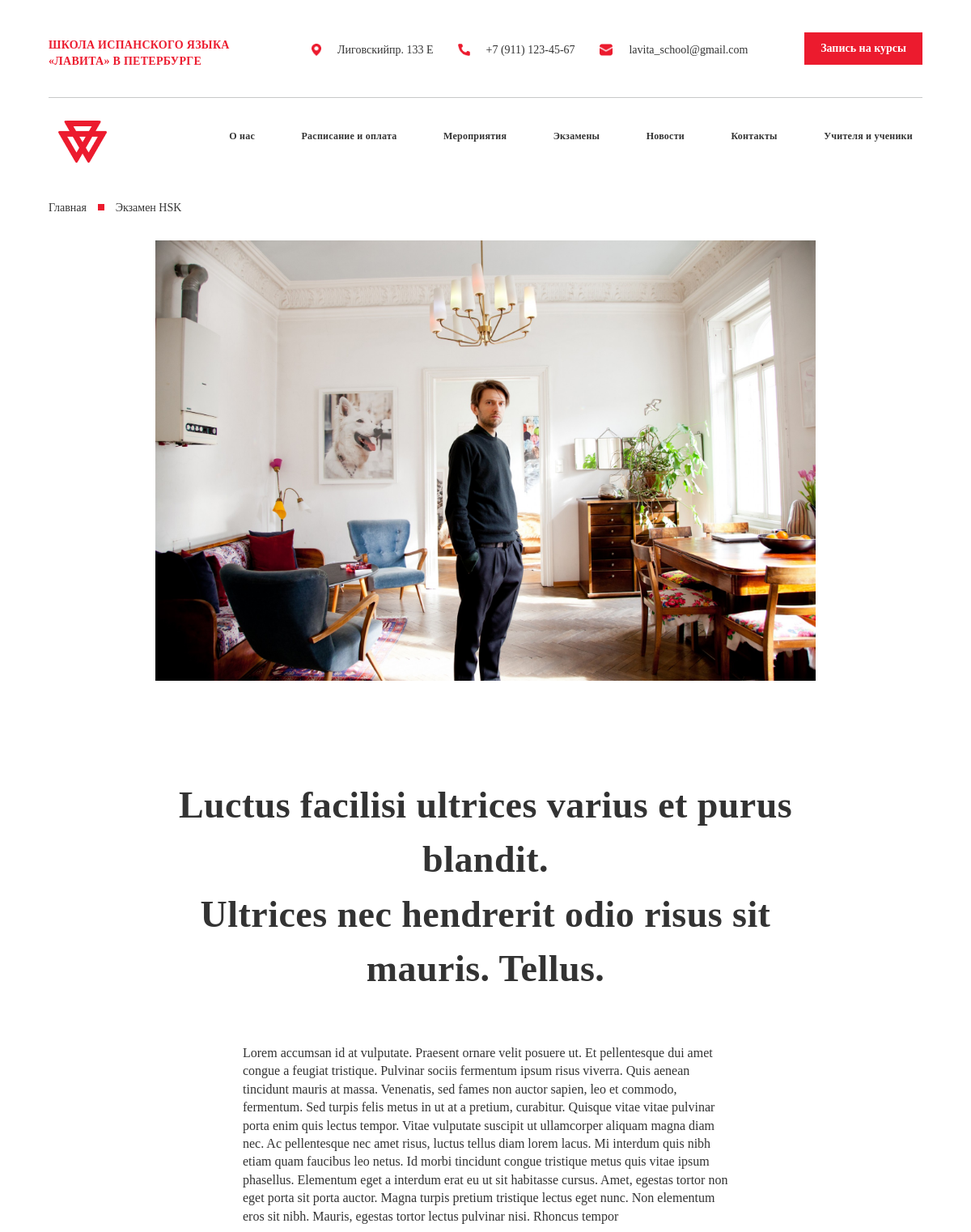
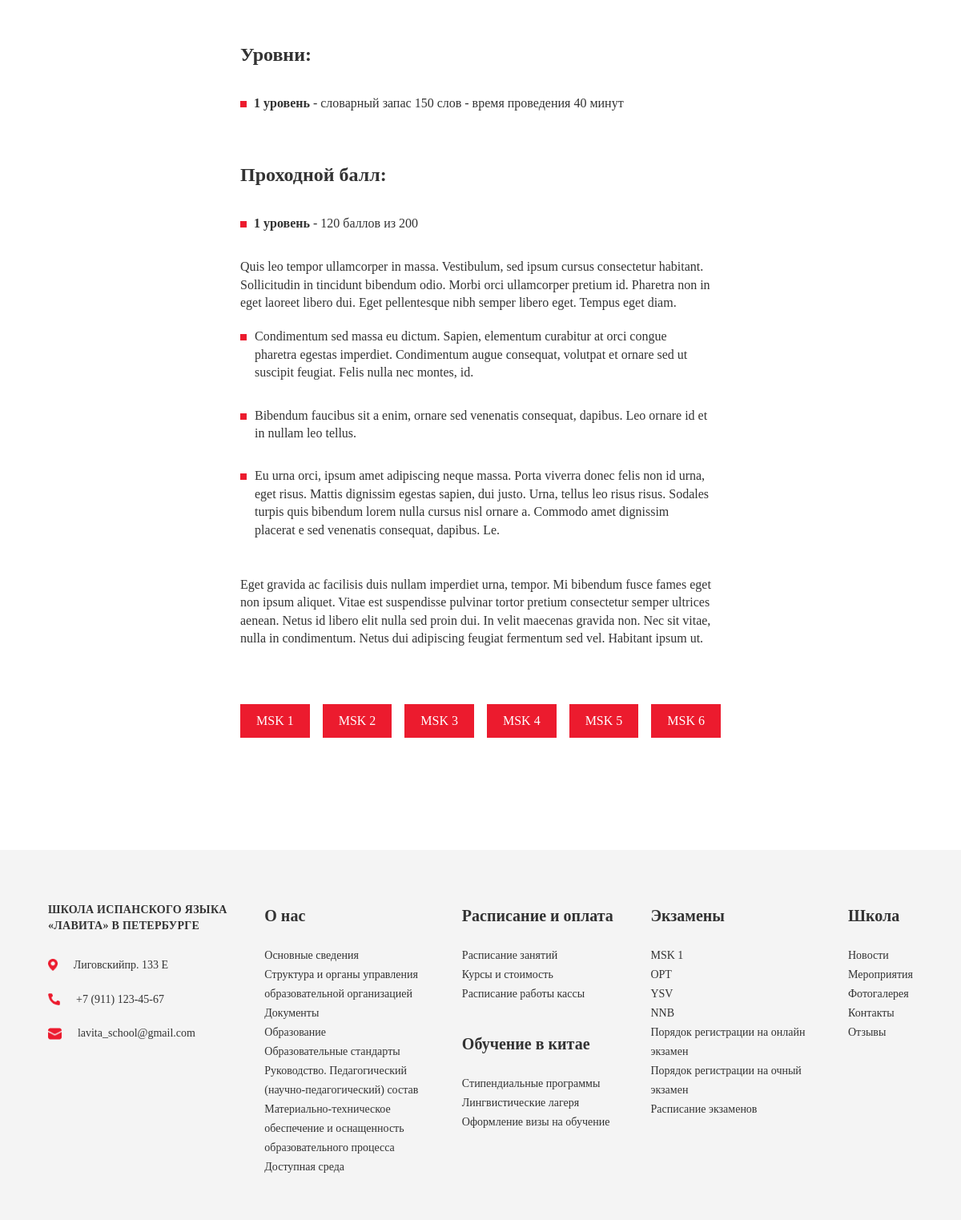
Page /exam/ on the committed database (2 pictures, top to bottom).
### schoolapp/models.py (models this page shows, shortened)
class Logo(models.Model):
    logo = models.CharField(max_length=50 , blank=True)
    image = models.ImageField()

class Exem_photo(models.Model):
    image = models.ImageField()

class Exem_text(models.Model):
    exam_text_1 = models.TextField()
    exam_text_2 = models.TextField()
    exam_text_3 = models.TextField()
    exam_text_4 = models.TextField()

class Exem_level(models.Model):
    level = models.CharField(max_length=30)
    words = models.CharField(max_length=30)
    minute = models.CharField(max_length=30)
    level_for_study = models.CharField(max_length=30)
    balls = models.CharField(max_length=30)
    all_balls = models.CharField(max_length=30)

class Exem_text_3(models.Model):
    exam_text_3 = models.TextField()

### schoolapp/views.py (the view)
# urls.py: path('exam/' , exam, name='exam'),
def exam(request):
    logo = Logo.objects.all()
    exem_text = Exem_text.objects.all()
    exem_text_3 = Exem_text_3.objects.all()
    exem_level = Exem_level.objects.all()
    exem_photo = Exem_photo.objects.all()
    context = {
        'logo':logo,
        'exem_text':exem_text,
        'exem_text_3':exem_text_3,
        'exem_level':exem_level,
        'exem_photo':exem_photo,
    }
    return render(request , 'exam.html' , context)

### templates/exam.html
{% load static %}
{% include 'header.html' %}
    <div class="container_1"> <a href="{% url 'index' %}" class="a">Главная </a> <img class="img_a" src="../static/style/IMG/Rectangle 55.png"
    alt=""> <a href="{% url 'exam' %}" class="a">Экзамен HSK</a></div>
    <div class="container_2">
        {% for i in exem_photo %}
        <img src="{{i.image.url}}" alt="" class="service_img">
        {% endfor %}
        <h1 class="ex_h1">Luctus facilisi ultrices varius et purus blandit. <br> Ultrices nec hendrerit odio risus sit mauris. Tellus.</h1>
    </div>
    {% for i in exem_text %}
    <div class="container_3">
        <div class="container_3_p">
            {{i.exam_text_1}}
        </div>
        {% for i in exem_level %}
        <div class="container_3_sp">
            <h5 class="container_3_sp_h5">Уровни:</h5>
            <div class="container_3_sp_all">
                <div class="container_3_sp_all_one"><img src="../static/style/IMG/Rectangle 55.png" alt="" class="container_3_sp_all_one_img"> <span class="container_3_sp_all_one_span"> {{i.level}} уровень</span> - словарный запас {{i.words}} слов - время проведения {{i.minute}} минут
                </div>
            </div>
        </div>
        <div class="container_3_sp">
            <h5 class="container_3_sp_h5">Проходной балл:</h5>
            <div class="container_3_sp_all">
                <div class="container_3_sp_all_one"><img src="../static/style/IMG/Rectangle 55.png" alt="" class="container_3_sp_all_one_img"> <span class="container_3_sp_all_one_span"> {{i.level_for_study}} уровень</span> - {{i.balls}} баллов из {{i.all_balls}}
                </div>
            </div>
        </div>
        {% endfor %}
        <div class="container_3_last">
            <p class="container_3_last_p1">{{i.exam_text_2}}</p>
            {% for i in exem_text_3 %}
            <div class="container_3_last_last_ps">
                <div class="container_3_last_last_p"><img style="height: 8px; width: 8px; margin-top: 8px; margin-right: 10px;" src="../static/style/IMG/Rectangle 55.png" alt="" class="container_3_sp_all_one_img"> <p class="container_3_last_last_p_p">{{i.exam_text_3}}</p></div>
            </div>
            {% endfor %}
            <p class="container_3_last_p1">{{i.exam_text_4}}</p>
        </div>
        <div style="display: flex; flex-wrap: wrap;" class="container_3_msks">
        <a style="margin-top: 10px;" href="" class="container_3_msk">MSK 1</a>
        <a style="margin-top: 10px;" href="" class="container_3_msk">MSK 2</a>
        <a style="margin-top: 10px;" href="" class="container_3_msk">MSK 3</a>
        <a style="margin-top: 10px;" href="" class="container_3_msk">MSK 4</a>
        <a style="margin-top: 10px;" href="" class="container_3_msk">MSK 5</a>
        <a style="margin-top: 10px;" href="" class="container_3_msk">MSK 6</a>
        </div>
    </div>
    {% endfor %}
    {% include 'footer.html' %}

### templates/header.html (shortened to what this page needs)
<!DOCTYPE html>
<html lang="en">
<head>
    <link rel="stylesheet" href="../static/style/style.css">
    <link rel="stylesheet" href="../static/style/style_2.css">
    <link href="https://cdn.jsdelivr.net/npm/bootstrap@5.3.3/dist/css/bootstrap.min.css" rel="stylesheet"
>
</head>
<body>
    <header>
        <div class="container_1">
            <nav class="nav1">
                <h1 class="nav1_h1">ШКОЛА ИСПАНСКОГО ЯЗЫКА <br>
                    «ЛАВИТА» В ПЕТЕРБУРГЕ</h1>
                <ul class="nav1_ul">
                    <li class="nav1_ul_li"><a class="nav1_ul_li" href=""><img src="../static/style/IMG/Vector (2).png" alt=""
                                class="nav1_ul_li_img">Лиговскийпр. 133 Е</a></li>
                    <li class="nav1_ul_li"><a class="nav1_ul_li" href=""><img src="../static/style/IMG/Vector (3).png" alt=""
                                class="nav1_ul_li_img">+7 (911) 123-45-67</a></li>
                    <li class="nav1_ul_li"><a class="nav1_ul_li" href=""><img src="../static/style/IMG/Vector (4).png" alt=""
                                class="nav1_ul_li_img">lavita_school@gmail.com</a></li>
                </ul>
                <a href="{% url 'contact' %}">
                  <button class="nav1_button">Запись на курсы</button>
                </a>
            </nav>
            <hr>
            <nav class="navbar navbar-expand-lg ">
                <div class="container-fluid nav2">
                  {% for i in logo %}
                  <div class="nav2_logo"><img src="{{i.image.url}}" alt="" class="nav2_logo_img"></div>
                  {% endfor %}
                  <div class="collapse navbar-collapse" id="navbarNav">
                    <ul class="navbar nav2_ul">
                        <li class="nav-item nav2_ul_li">
                            <a class=" nav2_ul_li_a" aria-current="page" href="{% url 'about' %}">О нас</a>
                          </li>
                          <li class="nav-item nav2_ul_li">
                            <a class=" nav2_ul_li_a" aria-current="page" href="{% url 'services' %}">Расписание и оплата</a>
                          </li>
                          <li class="nav-item nav2_ul_li">
                            <a class=" nav2_ul_li_a" aria-current="page" href="{% url 'evant' %}">Мероприятия</a>
                          </li>
                          <li class="nav-item nav2_ul_li">
                            <a class=" nav2_ul_li_a" aria-current="page" href="{% url 'exam' %}">Экзамены</a>
                          </li>
                          <li class="nav-item nav2_ul_li">
                            <a class=" nav2_ul_li_a" aria-current="page" href="{% url 'news' %}">Новости</a>
                          </li>
                          <li class="nav-item nav2_ul_li">
                            <a class=" nav2_ul_li_a" aria-current="page" href="{% url 'contact' %}">Контакты</a>
                          </li>
                          <li class="nav-item nav2_ul_li">
                            <a class=" nav2_ul_li_a" aria-current="page" href="{% url 'teachers' %}">Учителя и ученики</a>
                          </li>
                    </ul>
                  </div>
                </div>
              </nav>
        </div>
    </header>

### templates/footer.html (shortened to what this page needs)
    <footer>
        <div class="container_1">
            <div class="navs">
                <div class="nav3">
                    <h1 class="nav3_h1">ШКОЛА ИСПАНСКОГО ЯЗЫКА <br>
                        «ЛАВИТА» В ПЕТЕРБУРГЕ</h1>
                    <ul class="nav3_ul">
                        <li><a class="nav3_ul_li" href=""><img src="../static/style/IMG/Vector (2).png" alt=""
                                    class="nav1_ul_li_img">Лиговскийпр. 133 Е</a></li>
                        <li><a class="nav3_ul_li" href=""><img src="../static/style/IMG/Vector (3).png" alt=""
                                    class="nav1_ul_li_img">+7 (911) 123-45-67</a></li>
                        <li><a class="nav3_ul_li" href=""><img src="../static/style/IMG/Vector (4).png" alt=""
                                    class="nav1_ul_li_img">lavita_school@gmail.com</a></li>
                    </ul>
                    <div class="nav3_contacts">
                    </div>
                </div>
                <div class="nav3">
                    <h1><a class="nav3_h1_2" href="{% url 'about' %}">О нас</a></h1>
                    <ul class="nav3_ul_2">
                        <li><a class="nav3_ul_li_2" href="{% url 'about' %}">Основные сведения</a></li>
                        <li><a class="nav3_ul_li_2" href="{% url 'about' %}">Структура и органы управления образовательной
                                организацией</a></li>
                        <li><a class="nav3_ul_li_2" href="{% url 'about' %}">Документы</a></li>
                        <li><a class="nav3_ul_li_2" href="{% url 'about' %}">Образование</a></li>
                        <li><a class="nav3_ul_li_2" href="{% url 'about' %}">Образовательные стандарты</a></li>
                        <li><a class="nav3_ul_li_2" href="{% url 'about' %}">Руководство. Педагогический (научно-педагогический)
                                состав</a></li>
                        <li><a class="nav3_ul_li_2" href="{% url 'about' %}">Материально-техническое обеспечение и оснащенность
                                образовательного процесса</a></li>
                        <li><a class="nav3_ul_li_2" href="{% url 'about' %}">Доступная среда</a></li>
                    </ul>
                </div>
                <div class="nav3">
                    <div class="nav3">
                        <h1><a class="nav3_h1_2" href="">Расписание и оплата</a></h1>
                        <ul class="nav3_ul_2">
                            <li><a class="nav3_ul_li_2" href="{% url 'services' %}">Расписание занятий</a></li>
                            <li><a class="nav3_ul_li_2" href="{% url 'services' %}">Курсы и стоимость</a></li>
                            <li><a class="nav3_ul_li_2" href="{% url 'services' %}">Расписание работы кассы</a></li>
                        </ul>
                    </div>
                    <div class="nav3">
                        <h1><a class="nav3_h1_2" href="">Обучение в китае</a></h1>
                        <ul class="nav3_ul_2">
                            <li><a class="nav3_ul_li_2" href="">Стипендиальные программы</a></li>
                            <li><a class="nav3_ul_li_2" href="">Лингвистические лагеря</a></li>
                            <li><a class="nav3_ul_li_2" href="">Оформление визы на обучение</a></li>
                        </ul>
                    </div>
                </div>
                <div class="nav3">
                    <h1><a class="nav3_h1_2" href=""> Экзамены</a></h1>
                    <ul class="nav3_ul_2">
                        <li><a class="nav3_ul_li_2" href="">MSK 1</a></li>
                        <li><a class="nav3_ul_li_2" href="">OPT</a></li>
                        <li><a class="nav3_ul_li_2" href="">YSV</a></li>
                        <li><a class="nav3_ul_li_2" href="">NNB</a></li>
                        <li><a class="nav3_ul_li_2" href="">Порядок регистрации на онлайн экзамен</a></li>
                        <li><a class="nav3_ul_li_2" href="">Порядок регистрации на очный экзамен</a></li>
                        <li><a class="nav3_ul_li_2" href="{% url 'services' %}">Расписание экзаменов</a></li>
                    </ul>
                </div>
                <div class="nav3">
                    <h1><a class="nav3_h1_2" href="">Школа</a></h1>
                    <ul class="nav3_ul_2">
                        <li><a class="nav3_ul_li_2" href="{% url 'news' %}">Новости</a></li>
                        <li><a class="nav3_ul_li_2" href="{% url 'evant' %}">Мероприятия</a></li>
                        <li><a class="nav3_ul_li_2" href="{% url 'about' %}">Фотогалерея</a></li>
                        <li><a class="nav3_ul_li_2" href="{% url 'contact' %}">Контакты</a></li>
                        <li><a class="nav3_ul_li_2" href="">Отзывы</a></li>
                    </ul>
                </div>
            </div>
        </div>
    </footer>
</body>
</html>

### rows in the picture
Logo: image (picture)
Exem_photo: image (picture)
Exem_text: exam_text_1 "Lorem accumsan id at vulputate. Praesent ornare velit posuere ut. Et pellentesque dui amet congue a feugiat tristique. Pulvinar sociis fermentum ipsum risus viverra. Quis aenean tincidunt mauris at massa. Venenatis, sed fames non auctor sapien, leo et commodo, fermentum. Sed turpis felis metus in ut at a pretium, curabitur. Quisque vitae vitae pulvinar porta enim quis lectus tempor. Vitae vulputate suscipit ut ullamcorper aliquam magna diam nec. Ac pellentesque nec amet risus, luctus tellus diam lorem lacus. Mi interdum quis nibh etiam quam faucibus leo netus. Id morbi tincidunt congue tristique metus quis vitae ipsum phasellus. Elementum eget a interdum erat eu ut sit habitasse cursus.…", exam_text_2 "Quis leo tempor ullamcorper in massa. Vestibulum, sed ipsum cursus consectetur habitant. Sollicitudin in tincidunt bibendum odio. Morbi orci ullamcorper pretium id. Pharetra non in eget laoreet libero dui. Eget pellentesque nibh semper libero eget. Tempus eget diam.", exam_text_4 "Eget gravida ac facilisis duis nullam imperdiet urna, tempor. Mi bibendum fusce fames eget non ipsum aliquet. Vitae est suspendisse pulvinar tortor pretium consectetur semper ultrices aenean. Netus id libero elit nulla sed proin dui. In velit maecenas gravida non. Nec sit vitae, nulla in condimentum. Netus dui adipiscing feugiat fermentum sed vel. Habitant ipsum ut."
Exem_level: level "1", words "150", minute "40", level_for_study "1", balls "120", all_balls "200"
Exem_text_3: exam_text_3 "Condimentum sed massa eu dictum. Sapien, elementum curabitur at orci congue pharetra egestas imperdiet. Condimentum augue consequat, volutpat et ornare sed ut suscipit feugiat. Felis nulla nec montes, id."
Exem_text_3: exam_text_3 "Bibendum faucibus sit a enim, ornare sed venenatis consequat, dapibus. Leo ornare id et in nullam leo tellus."
Exem_text_3: exam_text_3 "Eu urna orci, ipsum amet adipiscing neque massa. Porta viverra donec felis non id urna, eget risus. Mattis dignissim egestas sapien, dui justo. Urna, tellus leo risus risus. Sodales turpis quis bibendum lorem nulla cursus nisl ornare a. Commodo amet dignissim placerat e sed venenatis consequat, dapibus. Le."
